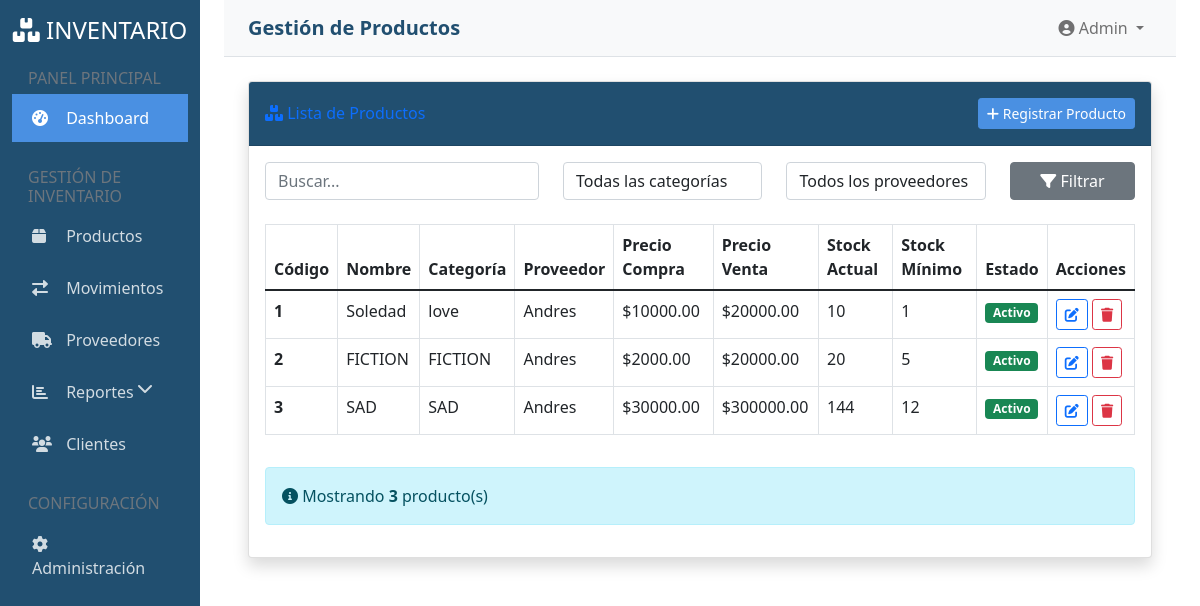
/productos/, run on the app's committed database.
### productos/models.py (models this page shows, shortened)
class Producto(models.Model):
    codigo = models.CharField(max_length=50, unique=True)
    nombre = models.CharField(max_length=200)
    descripcion = models.TextField(blank=True)
    categoria = models.ForeignKey(Categoria, on_delete=models.CASCADE)
    proveedor = models.ForeignKey(Proveedor, on_delete=models.CASCADE)
    precio_compra = models.DecimalField(max_digits=10, decimal_places=2)
    precio_venta = models.DecimalField(max_digits=10, decimal_places=2)
    stock_actual = models.IntegerField(default=0)
    stock_minimo = models.IntegerField(default=5)
    ubicacion = models.CharField(max_length=100, blank=True)
    activo = models.BooleanField(default=True)
    fecha_creacion = models.DateTimeField(auto_now_add=True)
    @property
    def necesita_reabastecimiento(self):
        return self.stock_actual <= self.stock_minimo

class Categoria(models.Model):
    nombre = models.CharField(max_length=100)
    descripcion = models.TextField(blank=True)
    class Meta:
        verbose_name_plural = "Categorías"

### proveedores/models.py (models this page shows, shortened)
class Proveedor(models.Model):
    nombre = models.CharField(max_length=200)
    contacto = models.CharField(max_length=100)
    telefono = models.CharField(max_length=20)
    email = models.EmailField()
    direccion = models.TextField()
    activo = models.BooleanField(default=True)
    fecha_creacion = models.DateTimeField(auto_now_add=True)
    class Meta:
        verbose_name_plural = "Proveedores"

### productos/views.py (the view)
# urls.py: path('', views.lista_productos, name='lista_productos'),
def lista_productos(request):
    buscar = request.GET.get('buscar', '')
    categoria_id = request.GET.get('categoria', '')
    proveedor_id = request.GET.get('proveedor', '')
    productos = Producto.objects.all()
    if buscar:
        productos = productos.filter(
            Q(nombre__icontains=buscar) |
            Q(codigo__icontains=buscar) |
            Q(descripcion__icontains=buscar)
        )
    if categoria_id:
        productos = productos.filter(categoria_id=categoria_id)
    if proveedor_id:
        productos = productos.filter(proveedor_id=proveedor_id)
    categorias = Categoria.objects.all()
    proveedores = Proveedor.objects.filter(activo=True)
    context = {
        'productos': productos,
        'categorias': categorias,
        'proveedores': proveedores,
        'buscar': buscar,
        'categoria_seleccionada': categoria_id,
        'proveedor_seleccionado': proveedor_id,
    }
    return render(request, 'productos/lista_productos.html', context)

### productos/templates/productos/lista_productos.html (shortened to what this page needs)
{% extends 'base/base.html' %}
{% block page_title %}Gestión de Productos{% endblock %}
{% block content %}
<div class="row">
    <div class="col-12">
        <div class="card shadow">
            <div class="card-header py-3">
                <div class="d-flex justify-content-between align-items-center">
                    <h6 class="m-0 font-weight-bold text-primary">
                        <i class="fas fa-boxes"></i>
                        Lista de Productos
                    </h6>
                    <a href="{% url 'crear_producto' %}" class="btn btn-primary btn-sm">
                        <i class="fas fa-plus"></i> Registrar Producto
                    </a>
                </div>
            </div>
            <div class="card-body">
                <div class="row mb-4">
                    <div class="col-md-4">
                        <input type="text"
                               class="form-control"
                               placeholder="Buscar..."
                               id="buscarInput"
                               value="{{ buscar }}">
                    </div>
                    <div class="col-md-3">
                        <select class="form-control" id="categoriaSelect">
                            <option value="">Todas las categorías</option>
                        </select>
                    </div>
                    <div class="col-md-3">
                        <select class="form-control" id="proveedorSelect">
                            <option value="">Todos los proveedores</option>
                        </select>
                    </div>
                    <div class="col-md-2">
                        <button class="btn btn-secondary w-100" onclick="aplicarFiltros()">
                            <i class="fas fa-filter"></i> Filtrar
                        </button>
                    </div>
                </div>
                <div class="table-responsive">
                    <table class="table table-bordered table-hover">
                        <thead class="thead-light">
                            <tr>
                                <th>Código</th>
                                <th>Nombre</th>
                                <th>Categoría</th>
                                <th>Proveedor</th>
                                <th>Precio Compra</th>
                                <th>Precio Venta</th>
                                <th>Stock Actual</th>
                                <th>Stock Mínimo</th>
                                <th>Estado</th>
                                <th>Acciones</th>
                            </tr>
                        </thead>
                        <tbody>
                            {% for producto in productos %}
                            <tr class="{% if producto.necesita_reabastecimiento %}table-warning{% endif %}">
                                <td><strong>{{ producto.codigo }}</strong></td>
                                <td>{{ producto.nombre }}</td>
                                <td>{{ producto.categoria.nombre }}</td>
                                <td>{{ producto.proveedor.nombre }}</td>
                                <td>${{ producto.precio_compra }}</td>
                                <td>${{ producto.precio_venta }}</td>
                                <td>
                                    <span class="{% if producto.necesita_reabastecimiento %}text-danger font-weight-bold{% endif %}">
                                        {{ producto.stock_actual }}
                                    </span>
                                </td>
                                <td>{{ producto.stock_minimo }}</td>
                                <td>
                                    {% if producto.activo %}
                                        <span class="badge bg-success">Activo</span>
                                    {% else %}
                                        <span class="badge bg-secondary">Inactivo</span>
                                    {% endif %}
                                </td>
                                <td>
                                    <a href="/admin/productos/producto/{{ producto.id }}/change/"
                                       class="btn btn-sm btn-outline-primary"
                                       title="Editar">
                                        <i class="fas fa-edit"></i>
                                    </a>
                                    <a href="/admin/productos/producto/{{ producto.id }}/delete/"
                                       class="btn btn-sm btn-outline-danger"
                                       title="Eliminar">
                                        <i class="fas fa-trash"></i>
                                    </a>
                                </td>
                            </tr>
                            {% endfor %}
                        </tbody>
                    </table>
                </div>
                {% with productos_bajo_stock=productos|length %}
                    {% if productos_bajo_stock > 0 %}
                    <div class="alert alert-info mt-3">
                        <i class="fas fa-info-circle"></i>
                        Mostrando <strong>{{ productos_bajo_stock }}</strong> producto(s)
                    </div>
                    {% endif %}
                {% endwith %}
            </div>
        </div>
    </div>
</div>
{% endblock %}

### templates/base/base.html (shortened to what this page needs)
<!DOCTYPE html>
<html lang="es">
<head>
    <link href="https://cdn.jsdelivr.net/npm/bootstrap@5.1.3/dist/css/bootstrap.min.css" rel="stylesheet">
    <link href="https://cdnjs.cloudflare.com/ajax/libs/font-awesome/6.0.0/css/all.min.css" rel="stylesheet">
</head>
<body>
    <div class="container-fluid">
        <div class="row">
            <nav class="col-md-3 col-lg-2 d-md-block sidebar">
                <div class="position-sticky pt-3">
                    <div class="text-center mb-4">
                        <h4 class="text-white">
                            <i class="fas fa-boxes"></i>
                            INVENTARIO
                        </h4>
                    </div>
                    <h6 class="sidebar-heading px-3 mt-4 mb-1 text-muted text-uppercase">
                        Panel Principal
                    </h6>
                    <ul class="nav flex-column">
                        <li class="nav-item">
                            <a class="nav-link active" href="{% url 'reportes:dashboard' %}">
                                <i class="fas fa-tachometer-alt"></i>
                                Dashboard
                            </a>
                        </li>
                    </ul>
                    <h6 class="sidebar-heading px-3 mt-4 mb-1 text-muted text-uppercase">
                        Gestión de Inventario
                    </h6>
                    <ul class="nav flex-column">
                        <li class="nav-item">
                            <a class="nav-link" href="{% url 'lista_productos' %}">
                                <i class="fas fa-box"></i>
                                Productos
                            </a>
                        </li>
                        <li class="nav-item">
                            <a class="nav-link" href="{% url 'lista_movimientos' %}">
                                <i class="fas fa-exchange-alt"></i>
                                Movimientos
                            </a>
                        </li>
                        <li class="nav-item">
                            <a class="nav-link" href="{% url 'proveedores:lista_proveedores' %}">
                                <i class="fas fa-truck"></i>
                                Proveedores
                            </a>
                        </li>
                        <li class="nav-item">
    <a class="nav-link" data-bs-toggle="collapse" href="#reportesSubmenu">
        <i class="fas fa-chart-bar"></i>
        Reportes
        <i class="fas fa-chevron-down float-end"></i>
    </a>
</li>
<li class="nav-item">
    <a class="nav-link" href="{% url 'usuarios:lista_clientes' %}">
        <i class="fas fa-users"></i>
        Clientes
    </a>
</li>
                    </ul>
                    <h6 class="sidebar-heading px-3 mt-4 mb-1 text-muted text-uppercase">
                        Configuración
                    </h6>
                    <ul class="nav flex-column mb-2">
                        <li class="nav-item">
                            <a class="nav-link" href="{% url 'reportes:administracion' %}">
                                <i class="fas fa-cog"></i>
                                Administración
                            </a>
                        </li>
                    </ul>
                </div>
            </nav>
            <main class="col-md-9 ms-sm-auto col-lg-10 px-md-4">
                <nav class="navbar navbar-expand-lg navbar-light bg-light border-bottom">
                    <div class="container-fluid">
                        <span class="navbar-brand">
                            {% block page_title %}Dashboard{% endblock %}
                        </span>
                        <div class="navbar-nav ms-auto">
                            <div class="nav-item dropdown">
                                <a class="nav-link dropdown-toggle" href="#" id="navbarDropdown" role="button" data-bs-toggle="dropdown">
                                    <i class="fas fa-user-circle"></i> Admin
                                </a>
                            </div>
                        </div>
                    </div>
                </nav>
                <div class="container-fluid mt-4">
                    {% block content %}
                    {% endblock %}
                </div>
            </main>
        </div>
    </div>
</body>
</html>

### templates/base/base.html (style rules this page uses)
:root { --primary-color: #214f70; --secondary-color: #4a90e2; --accent-color: #f5a623; }
.sidebar { background-color: var(--primary-color); min-height: 100vh; color: white; }
.sidebar .nav-link { color: rgba(255, 255, 255, 0.8); padding: 12px 20px; margin: 2px 0; }
.sidebar .nav-link:hover, .sidebar .nav-link.active { background-color: var(--secondary-color); color: white; }
.sidebar .nav-link i { width: 20px; margin-right: 10px; }
.navbar-brand { color: var(--primary-color) !important; font-weight: bold; }
.btn-primary { background-color: var(--secondary-color); border-color: var(--secondary-color); }
.card-header { background-color: var(--primary-color); color: white; }

### data on the page
Producto: codigo "1", nombre "Soledad", categoria.nombre "love", proveedor.nombre "Andres", precio_compra "10000.00", precio_venta "20000.00", stock_actual "10", stock_minimo "1", activo "Activo"
Producto: codigo "2", nombre "FICTION", categoria.nombre "FICTION", proveedor.nombre "Andres", precio_compra "2000.00", precio_venta "20000.00", stock_actual "20", stock_minimo "5", activo "Activo"
Producto: codigo "3", nombre "SAD", categoria.nombre "SAD", proveedor.nombre "Andres", precio_compra "30000.00", precio_venta "300000.00", stock_actual "144", stock_minimo "12", activo "Activo"

### other printed values
{{ productos_bajo_stock }} "3"
